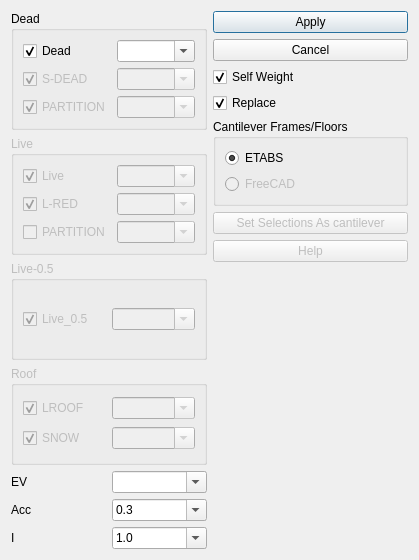
<?xml version="1.0" encoding="UTF-8"?>
<ui version="4.0">
 <class>Dialog</class>
 <widget class="QDialog" name="Dialog">
  <property name="geometry">
   <rect>
    <x>0</x>
    <y>0</y>
    <width>419</width>
    <height>560</height>
   </rect>
  </property>
  <property name="windowTitle">
   <string>Dialog</string>
  </property>
  <layout class="QHBoxLayout" name="horizontalLayout_4">
   <item>
    <layout class="QVBoxLayout" name="verticalLayout">
     <item>
      <widget class="QGroupBox" name="groupBox">
       <property name="title">
        <string>Dead</string>
       </property>
       <layout class="QGridLayout" name="gridLayout_2">
        <item row="0" column="0">
         <widget class="QCheckBox" name="checkBox">
          <property name="enabled">
           <bool>true</bool>
          </property>
          <property name="text">
           <string>Dead</string>
          </property>
          <property name="checked">
           <bool>true</bool>
          </property>
         </widget>
        </item>
        <item row="0" column="1">
         <widget class="QComboBox" name="dead_combobox">
          <property name="editable">
           <bool>true</bool>
          </property>
         </widget>
        </item>
        <item row="1" column="0">
         <widget class="QCheckBox" name="checkBox_2">
          <property name="enabled">
           <bool>false</bool>
          </property>
          <property name="text">
           <string>S-DEAD</string>
          </property>
          <property name="checked">
           <bool>true</bool>
          </property>
         </widget>
        </item>
        <item row="1" column="1">
         <widget class="QComboBox" name="sdead_combobox">
          <property name="enabled">
           <bool>false</bool>
          </property>
          <property name="editable">
           <bool>true</bool>
          </property>
         </widget>
        </item>
        <item row="2" column="0">
         <widget class="QCheckBox" name="partition_dead_checkbox">
          <property name="enabled">
           <bool>false</bool>
          </property>
          <property name="text">
           <string>PARTITION</string>
          </property>
          <property name="checked">
           <bool>true</bool>
          </property>
         </widget>
        </item>
        <item row="2" column="1">
         <widget class="QComboBox" name="partition_dead_combobox">
          <property name="enabled">
           <bool>false</bool>
          </property>
          <property name="editable">
           <bool>true</bool>
          </property>
         </widget>
        </item>
       </layout>
      </widget>
     </item>
     <item>
      <widget class="QGroupBox" name="groupBox_2">
       <property name="enabled">
        <bool>false</bool>
       </property>
       <property name="title">
        <string>Live</string>
       </property>
       <layout class="QGridLayout" name="gridLayout">
        <item row="1" column="0">
         <widget class="QCheckBox" name="checkBox_4">
          <property name="enabled">
           <bool>false</bool>
          </property>
          <property name="text">
           <string>L-RED</string>
          </property>
          <property name="checked">
           <bool>true</bool>
          </property>
         </widget>
        </item>
        <item row="0" column="0">
         <widget class="QCheckBox" name="checkBox_3">
          <property name="enabled">
           <bool>false</bool>
          </property>
          <property name="text">
           <string>Live</string>
          </property>
          <property name="checked">
           <bool>true</bool>
          </property>
         </widget>
        </item>
        <item row="1" column="1">
         <widget class="QComboBox" name="lred_combobox">
          <property name="editable">
           <bool>true</bool>
          </property>
         </widget>
        </item>
        <item row="0" column="1">
         <widget class="QComboBox" name="live_combobox">
          <property name="editable">
           <bool>true</bool>
          </property>
         </widget>
        </item>
        <item row="3" column="1">
         <widget class="QComboBox" name="partition_live_combobox">
          <property name="editable">
           <bool>true</bool>
          </property>
         </widget>
        </item>
        <item row="3" column="0">
         <widget class="QCheckBox" name="partition_live_checkbox">
          <property name="text">
           <string>PARTITION</string>
          </property>
          <property name="checked">
           <bool>false</bool>
          </property>
         </widget>
        </item>
       </layout>
      </widget>
     </item>
     <item>
      <widget class="QGroupBox" name="groupBox_3">
       <property name="enabled">
        <bool>false</bool>
       </property>
       <property name="title">
        <string>Live-0.5</string>
       </property>
       <layout class="QGridLayout" name="gridLayout_3">
        <item row="0" column="1">
         <widget class="QComboBox" name="live5_combobox">
          <property name="editable">
           <bool>true</bool>
          </property>
         </widget>
        </item>
        <item row="0" column="0">
         <widget class="QCheckBox" name="checkBox_5">
          <property name="enabled">
           <bool>false</bool>
          </property>
          <property name="text">
           <string>Live_0.5</string>
          </property>
          <property name="checked">
           <bool>true</bool>
          </property>
         </widget>
        </item>
       </layout>
      </widget>
     </item>
     <item>
      <widget class="QGroupBox" name="groupBox_4">
       <property name="enabled">
        <bool>false</bool>
       </property>
       <property name="title">
        <string>Roof</string>
       </property>
       <layout class="QGridLayout" name="gridLayout_4">
        <item row="0" column="0">
         <widget class="QCheckBox" name="checkBox_9">
          <property name="enabled">
           <bool>false</bool>
          </property>
          <property name="text">
           <string>LROOF</string>
          </property>
          <property name="checked">
           <bool>true</bool>
          </property>
         </widget>
        </item>
        <item row="0" column="1">
         <widget class="QComboBox" name="lroof_combobox">
          <property name="editable">
           <bool>true</bool>
          </property>
         </widget>
        </item>
        <item row="1" column="0">
         <widget class="QCheckBox" name="checkBox_10">
          <property name="enabled">
           <bool>false</bool>
          </property>
          <property name="text">
           <string>SNOW</string>
          </property>
          <property name="checked">
           <bool>true</bool>
          </property>
         </widget>
        </item>
        <item row="1" column="1">
         <widget class="QComboBox" name="snow_combobox">
          <property name="editable">
           <bool>true</bool>
          </property>
         </widget>
        </item>
       </layout>
      </widget>
     </item>
     <item>
      <layout class="QHBoxLayout" name="horizontalLayout">
       <item>
        <widget class="QLabel" name="label_17">
         <property name="text">
          <string>EV</string>
         </property>
        </widget>
       </item>
       <item>
        <widget class="QComboBox" name="ev_combobox">
         <property name="editable">
          <bool>true</bool>
         </property>
        </widget>
       </item>
      </layout>
     </item>
     <item>
      <layout class="QHBoxLayout" name="horizontalLayout_2">
       <item>
        <widget class="QLabel" name="label_18">
         <property name="text">
          <string>Acc</string>
         </property>
        </widget>
       </item>
       <item>
        <widget class="QComboBox" name="acc">
         <property name="editable">
          <bool>true</bool>
         </property>
         <property name="currentIndex">
          <number>2</number>
         </property>
         <item>
          <property name="text">
           <string>0.2</string>
          </property>
         </item>
         <item>
          <property name="text">
           <string>0.25</string>
          </property>
         </item>
         <item>
          <property name="text">
           <string>0.3</string>
          </property>
         </item>
         <item>
          <property name="text">
           <string>0.35</string>
          </property>
         </item>
        </widget>
       </item>
      </layout>
     </item>
     <item>
      <layout class="QHBoxLayout" name="horizontalLayout_3">
       <item>
        <widget class="QLabel" name="label_19">
         <property name="text">
          <string>I</string>
         </property>
        </widget>
       </item>
       <item>
        <widget class="QComboBox" name="importance_factor">
         <property name="editable">
          <bool>true</bool>
         </property>
         <property name="currentIndex">
          <number>1</number>
         </property>
         <item>
          <property name="text">
           <string>0.8</string>
          </property>
         </item>
         <item>
          <property name="text">
           <string>1.0</string>
          </property>
         </item>
         <item>
          <property name="text">
           <string>1.2</string>
          </property>
         </item>
         <item>
          <property name="text">
           <string>1.4</string>
          </property>
         </item>
        </widget>
       </item>
      </layout>
     </item>
    </layout>
   </item>
   <item>
    <layout class="QVBoxLayout" name="verticalLayout_2">
     <item>
      <widget class="QPushButton" name="export_to_etabs_button">
       <property name="toolTip">
        <string>Export Selected Load Combinations To ETABS Model</string>
       </property>
       <property name="text">
        <string>Apply</string>
       </property>
       <property name="icon">
        <iconset>
         <normaloff>:/civiltools/images/etabs.png</normaloff>:/civiltools/images/etabs.png</iconset>
       </property>
       <property name="iconSize">
        <size>
         <width>60</width>
         <height>60</height>
        </size>
       </property>
       <property name="shortcut">
        <string>Ctrl+S</string>
       </property>
      </widget>
     </item>
     <item>
      <widget class="QPushButton" name="cancel_button">
       <property name="toolTip">
        <string>Export Selected Load Combinations To ETABS Model</string>
       </property>
       <property name="text">
        <string>Cancel</string>
       </property>
       <property name="icon">
        <iconset>
         <normaloff>:/civiltools/images/cancel.svg</normaloff>:/civiltools/images/cancel.svg</iconset>
       </property>
       <property name="iconSize">
        <size>
         <width>60</width>
         <height>60</height>
        </size>
       </property>
       <property name="shortcut">
        <string>Ctrl+S</string>
       </property>
      </widget>
     </item>
     <item>
      <widget class="QCheckBox" name="self_weight">
       <property name="enabled">
        <bool>true</bool>
       </property>
       <property name="text">
        <string>Self Weight</string>
       </property>
       <property name="checked">
        <bool>true</bool>
       </property>
      </widget>
     </item>
     <item>
      <widget class="QCheckBox" name="replace">
       <property name="enabled">
        <bool>true</bool>
       </property>
       <property name="text">
        <string>Replace</string>
       </property>
       <property name="checked">
        <bool>true</bool>
       </property>
      </widget>
     </item>
     <item>
      <widget class="QGroupBox" name="groupBox_5">
       <property name="title">
        <string>Cantilever Frames/Floors</string>
       </property>
       <layout class="QVBoxLayout" name="verticalLayout_3">
        <item>
         <widget class="QRadioButton" name="etabs_cantilever">
          <property name="text">
           <string>ETABS</string>
          </property>
          <property name="icon">
           <iconset>
            <normaloff>:/civiltools/images/etabs.png</normaloff>:/civiltools/images/etabs.png</iconset>
          </property>
          <property name="checked">
           <bool>true</bool>
          </property>
         </widget>
        </item>
        <item>
         <widget class="QRadioButton" name="freecad_cantilever">
          <property name="enabled">
           <bool>false</bool>
          </property>
          <property name="text">
           <string>FreeCAD</string>
          </property>
          <property name="icon">
           <iconset>
            <normaloff>:/civiltools/images/freecad.svg</normaloff>:/civiltools/images/freecad.svg</iconset>
          </property>
         </widget>
        </item>
       </layout>
      </widget>
     </item>
     <item>
      <widget class="QPushButton" name="export_to_etabs_button_2">
       <property name="enabled">
        <bool>false</bool>
       </property>
       <property name="toolTip">
        <string>Export Selected Load Combinations To ETABS Model</string>
       </property>
       <property name="text">
        <string>Set Selections As cantilever</string>
       </property>
       <property name="icon">
        <iconset>
         <normaloff>:/civiltools/images/freecad.svg</normaloff>:/civiltools/images/freecad.svg</iconset>
       </property>
      </widget>
     </item>
     <item>
      <widget class="QPushButton" name="help">
       <property name="enabled">
        <bool>false</bool>
       </property>
       <property name="text">
        <string>Help</string>
       </property>
       <property name="icon">
        <iconset>
         <normaloff>:/civiltools/images/help.png</normaloff>:/civiltools/images/help.png</iconset>
       </property>
      </widget>
     </item>
     <item>
      <spacer name="verticalSpacer">
       <property name="orientation">
        <enum>Qt::Vertical</enum>
       </property>
       <property name="sizeHint" stdset="0">
        <size>
         <width>20</width>
         <height>40</height>
        </size>
       </property>
      </spacer>
     </item>
    </layout>
   </item>
  </layout>
 </widget>
 <connections/>
</ui>
